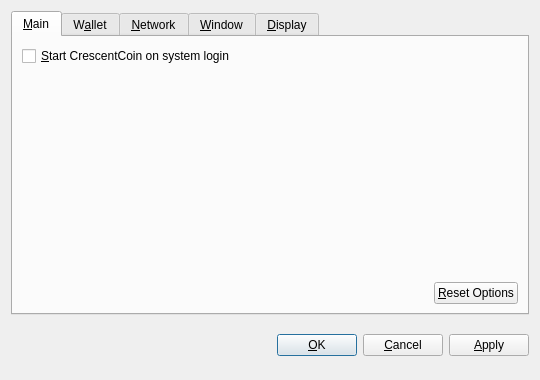
<?xml version="1.0" encoding="UTF-8"?>
<ui version="4.0">
 <class>OptionsDialog</class>
 <widget class="QDialog" name="OptionsDialog">
  <property name="geometry">
   <rect>
    <x>0</x>
    <y>0</y>
    <width>540</width>
    <height>380</height>
   </rect>
  </property>
  <property name="windowTitle">
   <string>Options</string>
  </property>
  <property name="modal">
   <bool>true</bool>
  </property>
  <layout class="QVBoxLayout" name="verticalLayout">
   <item>
    <widget class="QTabWidget" name="tabWidget">
     <property name="tabPosition">
      <enum>QTabWidget::North</enum>
     </property>
     <property name="currentIndex">
      <number>0</number>
     </property>
     <widget class="QWidget" name="tabMain">
      <attribute name="title">
       <string>&amp;Main</string>
      </attribute>
      <layout class="QVBoxLayout" name="verticalLayout_Main">
       <item>
        <widget class="QCheckBox" name="bitcoinAtStartup">
         <property name="toolTip">
          <string>Automatically start CrescentCoin after logging in to the system.</string>
         </property>
         <property name="text">
          <string>&amp;Start CrescentCoin on system login</string>
         </property>
        </widget>
       </item>
       <item>
        <spacer name="verticalSpacer_Main">
         <property name="orientation">
          <enum>Qt::Vertical</enum>
         </property>
         <property name="sizeHint" stdset="0">
          <size>
           <width>20</width>
           <height>40</height>
          </size>
         </property>
        </spacer>
       </item>
       <item>
        <layout class="QHBoxLayout" name="horizontalLayout_2_Main">
         <item>
          <spacer name="horizontalSpacer_2_Main">
           <property name="orientation">
            <enum>Qt::Horizontal</enum>
           </property>
           <property name="sizeHint" stdset="0">
            <size>
             <width>40</width>
             <height>20</height>
            </size>
           </property>
          </spacer>
         </item>
         <item>
          <widget class="QPushButton" name="resetButton">
           <property name="toolTip">
            <string>Reset all client options to default.</string>
           </property>
           <property name="text">
            <string>&amp;Reset Options</string>
           </property>
           <property name="autoDefault">
            <bool>false</bool>
           </property>
          </widget>
         </item>
        </layout>
       </item>
      </layout>
     </widget>
     <widget class="QWidget" name="tabWallet">
      <attribute name="title">
       <string>W&amp;allet</string>
      </attribute>
      <layout class="QVBoxLayout" name="verticalLayout_Network">
       <item>
        <widget class="QLabel" name="transactionFeeInfoLabel">
         <property name="text">
          <string>Optional transaction fee per kB that helps make sure your transactions are processed quickly. Most transactions are 1 kB.</string>
         </property>
         <property name="textFormat">
          <enum>Qt::PlainText</enum>
         </property>
         <property name="wordWrap">
          <bool>true</bool>
         </property>
        </widget>
       </item>
       <item>
        <layout class="QHBoxLayout" name="horizontalLayout_1_Main">
         <item>
          <widget class="QLabel" name="transactionFeeLabel">
           <property name="text">
            <string>Pay transaction &amp;fee</string>
           </property>
           <property name="textFormat">
            <enum>Qt::PlainText</enum>
           </property>
           <property name="buddy">
            <cstring>transactionFee</cstring>
           </property>
          </widget>
         </item>
         <item>
          <widget class="BitcoinAmountField" name="transactionFee"/>
         </item>
         <item>
          <spacer name="horizontalSpacer_1_Main">
           <property name="orientation">
            <enum>Qt::Horizontal</enum>
           </property>
           <property name="sizeHint" stdset="0">
            <size>
             <width>40</width>
             <height>20</height>
            </size>
           </property>
          </spacer>
         </item>
        </layout>
       </item>
       <item>
        <widget class="QLabel" name="label">
         <property name="text">
          <string>If you disable the spending of unconfirmed change, the change from a transaction cannot be used until that transaction has at least one confirmation. This also affects how your balance is computed.</string>
         </property>
         <property name="wordWrap">
          <bool>true</bool>
         </property>
        </widget>
       </item>
       <item>
        <widget class="QCheckBox" name="spendZeroConfChange">
         <property name="text">
          <string>Spend unconfirmed change  (experts only)</string>
         </property>
        </widget>
       </item>
       <item>
        <spacer name="verticalSpacer">
         <property name="orientation">
          <enum>Qt::Vertical</enum>
         </property>
         <property name="sizeHint" stdset="0">
          <size>
           <width>20</width>
           <height>40</height>
          </size>
         </property>
        </spacer>
       </item>
      </layout>
     </widget>
     <widget class="QWidget" name="tabNetwork">
      <attribute name="title">
       <string>&amp;Network</string>
      </attribute>
      <layout class="QVBoxLayout" name="verticalLayout_Network">
       <item>
        <widget class="QCheckBox" name="mapPortUpnp">
         <property name="toolTip">
          <string>Automatically open the CrescentCoin client port on the router. This only works when your router supports UPnP and it is enabled.</string>
         </property>
         <property name="text">
          <string>Map port using &amp;UPnP</string>
         </property>
        </widget>
       </item>
       <item>
        <widget class="QCheckBox" name="connectSocks">
         <property name="toolTip">
          <string>Connect to the CrescentCoin network through a SOCKS proxy (e.g. when connecting through Tor).</string>
         </property>
         <property name="text">
          <string>&amp;Connect through SOCKS proxy:</string>
         </property>
        </widget>
       </item>
       <item>
        <layout class="QHBoxLayout" name="horizontalLayout_Network">
         <item>
          <widget class="QLabel" name="proxyIpLabel">
           <property name="text">
            <string>Proxy &amp;IP:</string>
           </property>
           <property name="textFormat">
            <enum>Qt::PlainText</enum>
           </property>
           <property name="buddy">
            <cstring>proxyIp</cstring>
           </property>
          </widget>
         </item>
         <item>
          <widget class="QValidatedLineEdit" name="proxyIp">
           <property name="maximumSize">
            <size>
             <width>140</width>
             <height>16777215</height>
            </size>
           </property>
           <property name="toolTip">
            <string>IP address of the proxy (e.g. 127.0.0.1)</string>
           </property>
          </widget>
         </item>
         <item>
          <widget class="QLabel" name="proxyPortLabel">
           <property name="text">
            <string>&amp;Port:</string>
           </property>
           <property name="textFormat">
            <enum>Qt::PlainText</enum>
           </property>
           <property name="buddy">
            <cstring>proxyPort</cstring>
           </property>
          </widget>
         </item>
         <item>
          <widget class="QLineEdit" name="proxyPort">
           <property name="maximumSize">
            <size>
             <width>55</width>
             <height>16777215</height>
            </size>
           </property>
           <property name="toolTip">
            <string>Port of the proxy (e.g. 9050)</string>
           </property>
          </widget>
         </item>
         <item>
          <widget class="QLabel" name="socksVersionLabel">
           <property name="text">
            <string>SOCKS &amp;Version:</string>
           </property>
           <property name="textFormat">
            <enum>Qt::PlainText</enum>
           </property>
           <property name="buddy">
            <cstring>socksVersion</cstring>
           </property>
          </widget>
         </item>
         <item>
          <widget class="QValueComboBox" name="socksVersion">
           <property name="toolTip">
            <string>SOCKS version of the proxy (e.g. 5)</string>
           </property>
          </widget>
         </item>
         <item>
          <spacer name="horizontalSpacer_Network">
           <property name="orientation">
            <enum>Qt::Horizontal</enum>
           </property>
           <property name="sizeHint" stdset="0">
            <size>
             <width>40</width>
             <height>20</height>
            </size>
           </property>
          </spacer>
         </item>
        </layout>
       </item>
       <item>
        <spacer name="verticalSpacer_Network">
         <property name="orientation">
          <enum>Qt::Vertical</enum>
         </property>
         <property name="sizeHint" stdset="0">
          <size>
           <width>20</width>
           <height>40</height>
          </size>
         </property>
        </spacer>
       </item>
      </layout>
     </widget>
     <widget class="QWidget" name="tabWindow">
      <attribute name="title">
       <string>&amp;Window</string>
      </attribute>
      <layout class="QVBoxLayout" name="verticalLayout_Window">
       <item>
        <widget class="QCheckBox" name="minimizeToTray">
         <property name="toolTip">
          <string>Show only a tray icon after minimizing the window.</string>
         </property>
         <property name="text">
          <string>&amp;Minimize to the tray instead of the taskbar</string>
         </property>
        </widget>
       </item>
       <item>
        <widget class="QCheckBox" name="minimizeOnClose">
         <property name="toolTip">
          <string>Minimize instead of exit the application when the window is closed. When this option is enabled, the application will be closed only after selecting Quit in the menu.</string>
         </property>
         <property name="text">
          <string>M&amp;inimize on close</string>
         </property>
        </widget>
       </item>
       <item>
        <spacer name="verticalSpacer_Window">
         <property name="orientation">
          <enum>Qt::Vertical</enum>
         </property>
         <property name="sizeHint" stdset="0">
          <size>
           <width>20</width>
           <height>40</height>
          </size>
         </property>
        </spacer>
       </item>
      </layout>
     </widget>
     <widget class="QWidget" name="tabDisplay">
      <attribute name="title">
       <string>&amp;Display</string>
      </attribute>
      <layout class="QVBoxLayout" name="verticalLayout_Display">
       <item>
        <layout class="QHBoxLayout" name="horizontalLayout_1_Display">
         <item>
          <widget class="QLabel" name="langLabel">
           <property name="text">
            <string>User Interface &amp;language:</string>
           </property>
           <property name="textFormat">
            <enum>Qt::PlainText</enum>
           </property>
           <property name="buddy">
            <cstring>lang</cstring>
           </property>
          </widget>
         </item>
         <item>
          <widget class="QValueComboBox" name="lang">
           <property name="toolTip">
            <string>The user interface language can be set here. This setting will take effect after restarting CrescentCoin.</string>
           </property>
          </widget>
         </item>
        </layout>
       </item>
       <item>
        <layout class="QHBoxLayout" name="horizontalLayout_2_Display">
         <item>
          <widget class="QLabel" name="unitLabel">
           <property name="text">
            <string>&amp;Unit to show amounts in:</string>
           </property>
           <property name="textFormat">
            <enum>Qt::PlainText</enum>
           </property>
           <property name="buddy">
            <cstring>unit</cstring>
           </property>
          </widget>
         </item>
         <item>
          <widget class="QValueComboBox" name="unit">
           <property name="toolTip">
            <string>Choose the default subdivision unit to show in the interface and when sending coins.</string>
           </property>
          </widget>
         </item>
        </layout>
       </item>
       <item>
        <widget class="QCheckBox" name="displayAddresses">
         <property name="toolTip">
          <string>Whether to show CrescentCoin addresses in the transaction list or not.</string>
         </property>
         <property name="text">
          <string>&amp;Display addresses in transaction list</string>
         </property>
        </widget>
       </item>
       <item>
        <widget class="QCheckBox" name="coinControlFeatures">
         <property name="toolTip">
          <string>Whether to show coin control features or not.</string>
         </property>
         <property name="text">
          <string>Display coin &amp;control features (experts only!)</string>
         </property>
        </widget>
       </item>
       <item>
        <spacer name="verticalSpacer_Display">
         <property name="orientation">
          <enum>Qt::Vertical</enum>
         </property>
         <property name="sizeHint" stdset="0">
          <size>
           <width>20</width>
           <height>40</height>
          </size>
         </property>
        </spacer>
       </item>
      </layout>
     </widget>
    </widget>
   </item>
   <item>
    <layout class="QHBoxLayout" name="horizontalLayout_Buttons">
     <item>
      <spacer name="horizontalSpacer_1">
       <property name="orientation">
        <enum>Qt::Horizontal</enum>
       </property>
       <property name="sizeHint" stdset="0">
        <size>
         <width>40</width>
         <height>48</height>
        </size>
       </property>
      </spacer>
     </item>
     <item>
      <widget class="QLabel" name="statusLabel">
       <property name="font">
        <font>
         <weight>75</weight>
         <bold>true</bold>
        </font>
       </property>
       <property name="text">
        <string/>
       </property>
       <property name="textFormat">
        <enum>Qt::PlainText</enum>
       </property>
       <property name="wordWrap">
        <bool>true</bool>
       </property>
      </widget>
     </item>
     <item>
      <spacer name="horizontalSpacer_2">
       <property name="orientation">
        <enum>Qt::Horizontal</enum>
       </property>
       <property name="sizeHint" stdset="0">
        <size>
         <width>40</width>
         <height>48</height>
        </size>
       </property>
      </spacer>
     </item>
     <item>
      <widget class="QPushButton" name="okButton">
       <property name="text">
        <string>&amp;OK</string>
       </property>
      </widget>
     </item>
     <item>
      <widget class="QPushButton" name="cancelButton">
       <property name="text">
        <string>&amp;Cancel</string>
       </property>
       <property name="autoDefault">
        <bool>false</bool>
       </property>
      </widget>
     </item>
     <item>
      <widget class="QPushButton" name="applyButton">
       <property name="text">
        <string>&amp;Apply</string>
       </property>
       <property name="autoDefault">
        <bool>false</bool>
       </property>
      </widget>
     </item>
    </layout>
   </item>
  </layout>
 </widget>
 <customwidgets>
  <customwidget>
   <class>BitcoinAmountField</class>
   <extends>QSpinBox</extends>
   <header>bitcoinamountfield.h</header>
  </customwidget>
  <customwidget>
   <class>QValueComboBox</class>
   <extends>QComboBox</extends>
   <header>qvaluecombobox.h</header>
  </customwidget>
  <customwidget>
   <class>QValidatedLineEdit</class>
   <extends>QLineEdit</extends>
   <header>qvalidatedlineedit.h</header>
  </customwidget>
 </customwidgets>
 <resources/>
 <connections/>
</ui>
